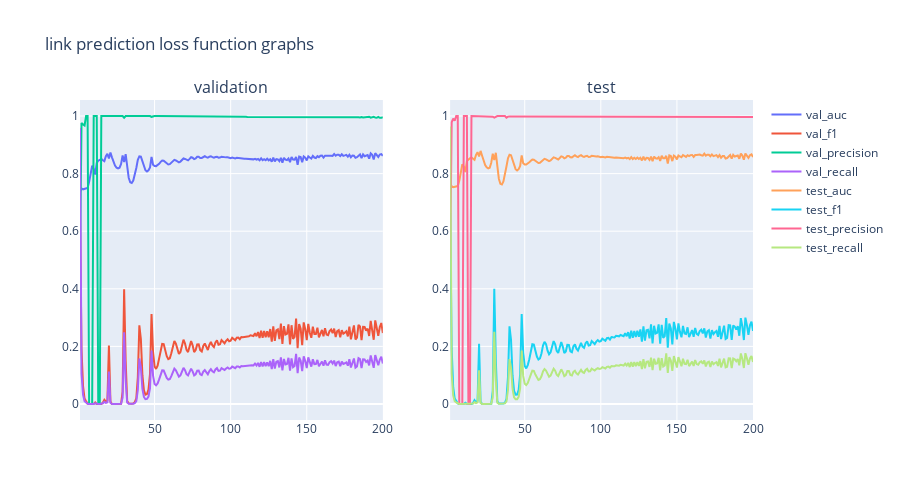

Source (notebook cell):
### Code cell
# visualization traing process 
training_visualization(auc_list, f1_list, precision_list, recall_list)

### Figure 1 — Plotly figure (JSON) as saved in the notebook; plotly's stock layout.template omitted (floating-point values rounded to 4 significant figures; data arrays with more than 128 entries replaced by an {"elided": "..."} marker saying what was removed)
{"data": [{"mode": "lines", "name": "val_auc", "type": "scatter", "x": {"elided": "200 int values"}, "xaxis": "x", "y": {"elided": "200 float values"}, "yaxis": "y"}, {"mode": "lines", "name": "val_f1", "type": "scatter", "x": {"elided": "200 int values"}, "xaxis": "x", "y": {"elided": "200 float values"}, "yaxis": "y"}, {"mode": "lines", "name": "val_precision", "type": "scatter", "x": {"elided": "200 int values"}, "xaxis": "x", "y": {"elided": "200 float values"}, "yaxis": "y"}, {"mode": "lines", "name": "val_recall", "type": "scatter", "x": {"elided": "200 int values"}, "xaxis": "x", "y": {"elided": "200 float values"}, "yaxis": "y"}, {"mode": "lines", "name": "test_auc", "type": "scatter", "x": {"elided": "200 int values"}, "xaxis": "x2", "y": {"elided": "200 float values"}, "yaxis": "y2"}, {"mode": "lines", "name": "test_f1", "type": "scatter", "x": {"elided": "200 int values"}, "xaxis": "x2", "y": {"elided": "200 float values"}, "yaxis": "y2"}, {"mode": "lines", "name": "test_precision", "type": "scatter", "x": {"elided": "200 int values"}, "xaxis": "x2", "y": {"elided": "200 float values"}, "yaxis": "y2"}, {"mode": "lines", "name": "test_recall", "type": "scatter", "x": {"elided": "200 int values"}, "xaxis": "x2", "y": {"elided": "200 float values"}, "yaxis": "y2"}], "layout": {"annotations": [{"font": {"size": 16}, "showarrow": false, "text": "validation", "x": 0.225, "xanchor": "center", "xref": "paper", "y": 1, "yanchor": "bottom", "yref": "paper"}, {"font": {"size": 16}, "showarrow": false, "text": "test", "x": 0.775, "xanchor": "center", "xref": "paper", "y": 1, "yanchor": "bottom", "yref": "paper"}], "height": 500, "title": {"text": "link prediction loss function graphs"}, "width": 900, "xaxis": {"anchor": "y", "domain": [0, 0.45]}, "xaxis2": {"anchor": "y2", "domain": [0.55, 1]}, "yaxis": {"anchor": "x", "domain": [0, 1]}, "yaxis2": {"anchor": "x2", "domain": [0, 1]}}}
